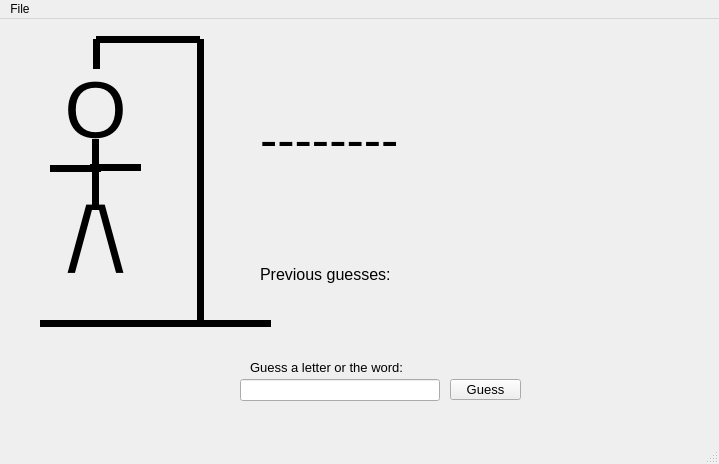
<?xml version="1.0" encoding="UTF-8"?>
<ui version="4.0">
 <class>MainWindow</class>
 <widget class="QMainWindow" name="MainWindow">
  <property name="geometry">
   <rect>
    <x>0</x>
    <y>0</y>
    <width>719</width>
    <height>464</height>
   </rect>
  </property>
  <property name="focusPolicy">
   <enum>Qt::ClickFocus</enum>
  </property>
  <property name="windowTitle">
   <string>Hangman</string>
  </property>
  <widget class="QWidget" name="centralwidget">
   <widget class="QLabel" name="head">
    <property name="geometry">
     <rect>
      <x>60</x>
      <y>50</y>
      <width>71</width>
      <height>81</height>
     </rect>
    </property>
    <property name="font">
     <font>
      <pointsize>60</pointsize>
     </font>
    </property>
    <property name="text">
     <string>O</string>
    </property>
    <property name="alignment">
     <set>Qt::AlignCenter</set>
    </property>
   </widget>
   <widget class="Line" name="body">
    <property name="geometry">
     <rect>
      <x>70</x>
      <y>120</y>
      <width>51</width>
      <height>71</height>
     </rect>
    </property>
    <property name="font">
     <font>
      <pointsize>13</pointsize>
     </font>
    </property>
    <property name="frameShadow">
     <enum>QFrame::Plain</enum>
    </property>
    <property name="lineWidth">
     <number>7</number>
    </property>
    <property name="orientation">
     <enum>Qt::Vertical</enum>
    </property>
   </widget>
   <widget class="QLabel" name="leftleg">
    <property name="geometry">
     <rect>
      <x>50</x>
      <y>170</y>
      <width>61</width>
      <height>101</height>
     </rect>
    </property>
    <property name="font">
     <font>
      <pointsize>70</pointsize>
     </font>
    </property>
    <property name="text">
     <string>/</string>
    </property>
    <property name="alignment">
     <set>Qt::AlignCenter</set>
    </property>
   </widget>
   <widget class="QLabel" name="rightleg">
    <property name="geometry">
     <rect>
      <x>80</x>
      <y>170</y>
      <width>61</width>
      <height>101</height>
     </rect>
    </property>
    <property name="font">
     <font>
      <pointsize>70</pointsize>
     </font>
    </property>
    <property name="text">
     <string>\</string>
    </property>
    <property name="alignment">
     <set>Qt::AlignCenter</set>
    </property>
   </widget>
   <widget class="QLabel" name="word">
    <property name="geometry">
     <rect>
      <x>260</x>
      <y>80</y>
      <width>381</width>
      <height>81</height>
     </rect>
    </property>
    <property name="font">
     <font>
      <pointsize>39</pointsize>
     </font>
    </property>
    <property name="text">
     <string>--------</string>
    </property>
   </widget>
   <widget class="Line" name="rightarm">
    <property name="geometry">
     <rect>
      <x>90</x>
      <y>140</y>
      <width>51</width>
      <height>16</height>
     </rect>
    </property>
    <property name="frameShadow">
     <enum>QFrame::Plain</enum>
    </property>
    <property name="lineWidth">
     <number>7</number>
    </property>
    <property name="midLineWidth">
     <number>0</number>
    </property>
    <property name="orientation">
     <enum>Qt::Horizontal</enum>
    </property>
   </widget>
   <widget class="Line" name="leftarm">
    <property name="geometry">
     <rect>
      <x>50</x>
      <y>139</y>
      <width>51</width>
      <height>21</height>
     </rect>
    </property>
    <property name="frameShadow">
     <enum>QFrame::Plain</enum>
    </property>
    <property name="lineWidth">
     <number>7</number>
    </property>
    <property name="midLineWidth">
     <number>0</number>
    </property>
    <property name="orientation">
     <enum>Qt::Horizontal</enum>
    </property>
   </widget>
   <widget class="QLabel" name="label">
    <property name="geometry">
     <rect>
      <x>260</x>
      <y>240</y>
      <width>181</width>
      <height>31</height>
     </rect>
    </property>
    <property name="font">
     <font>
      <pointsize>12</pointsize>
     </font>
    </property>
    <property name="text">
     <string>Previous guesses:</string>
    </property>
   </widget>
   <widget class="QLabel" name="guesses">
    <property name="geometry">
     <rect>
      <x>260</x>
      <y>270</y>
      <width>421</width>
      <height>16</height>
     </rect>
    </property>
    <property name="font">
     <font>
      <pointsize>10</pointsize>
     </font>
    </property>
    <property name="text">
     <string/>
    </property>
   </widget>
   <widget class="QLineEdit" name="guessBox">
    <property name="geometry">
     <rect>
      <x>240</x>
      <y>360</y>
      <width>200</width>
      <height>22</height>
     </rect>
    </property>
    <property name="font">
     <font>
      <pointsize>10</pointsize>
     </font>
    </property>
   </widget>
   <widget class="QPushButton" name="btn_guess">
    <property name="geometry">
     <rect>
      <x>450</x>
      <y>360</y>
      <width>71</width>
      <height>21</height>
     </rect>
    </property>
    <property name="font">
     <font>
      <pointsize>10</pointsize>
     </font>
    </property>
    <property name="text">
     <string>Guess</string>
    </property>
   </widget>
   <widget class="QLabel" name="label_2">
    <property name="geometry">
     <rect>
      <x>250</x>
      <y>340</y>
      <width>231</width>
      <height>16</height>
     </rect>
    </property>
    <property name="font">
     <font>
      <pointsize>10</pointsize>
     </font>
    </property>
    <property name="text">
     <string>Guess a letter or the word:</string>
    </property>
   </widget>
   <widget class="Line" name="line1">
    <property name="geometry">
     <rect>
      <x>190</x>
      <y>20</y>
      <width>20</width>
      <height>281</height>
     </rect>
    </property>
    <property name="font">
     <font>
      <pointsize>13</pointsize>
     </font>
    </property>
    <property name="frameShadow">
     <enum>QFrame::Plain</enum>
    </property>
    <property name="lineWidth">
     <number>7</number>
    </property>
    <property name="orientation">
     <enum>Qt::Vertical</enum>
    </property>
   </widget>
   <widget class="Line" name="line2">
    <property name="geometry">
     <rect>
      <x>40</x>
      <y>289</y>
      <width>231</width>
      <height>31</height>
     </rect>
    </property>
    <property name="frameShadow">
     <enum>QFrame::Plain</enum>
    </property>
    <property name="lineWidth">
     <number>7</number>
    </property>
    <property name="orientation">
     <enum>Qt::Horizontal</enum>
    </property>
   </widget>
   <widget class="Line" name="line3">
    <property name="geometry">
     <rect>
      <x>96</x>
      <y>10</y>
      <width>104</width>
      <height>21</height>
     </rect>
    </property>
    <property name="frameShadow">
     <enum>QFrame::Plain</enum>
    </property>
    <property name="lineWidth">
     <number>7</number>
    </property>
    <property name="orientation">
     <enum>Qt::Horizontal</enum>
    </property>
   </widget>
   <widget class="Line" name="line4">
    <property name="geometry">
     <rect>
      <x>86</x>
      <y>20</y>
      <width>20</width>
      <height>30</height>
     </rect>
    </property>
    <property name="frameShadow">
     <enum>QFrame::Plain</enum>
    </property>
    <property name="lineWidth">
     <number>7</number>
    </property>
    <property name="orientation">
     <enum>Qt::Vertical</enum>
    </property>
   </widget>
  </widget>
  <widget class="QMenuBar" name="menubar">
   <property name="geometry">
    <rect>
     <x>0</x>
     <y>0</y>
     <width>719</width>
     <height>21</height>
    </rect>
   </property>
   <widget class="QMenu" name="menuFile">
    <property name="title">
     <string>File</string>
    </property>
    <addaction name="actionExit"/>
   </widget>
   <addaction name="menuFile"/>
  </widget>
  <widget class="QStatusBar" name="statusbar"/>
  <action name="actionExit">
   <property name="text">
    <string>Exit</string>
   </property>
  </action>
 </widget>
 <resources/>
 <connections/>
</ui>
